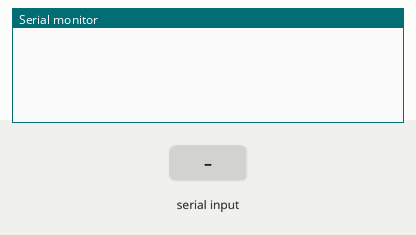
Simulated run of this sketch. Board: Arduino Mega 2560, built with avr-gcc and run on an emulated ATmega2560. On the bench: the last lines printed to the serial monitor. Inputs (shaded band) come from the test bench.

Above: at 1.2 s.
1.3 s: "90,45,200\n" received over Serial
At 3.0 s:
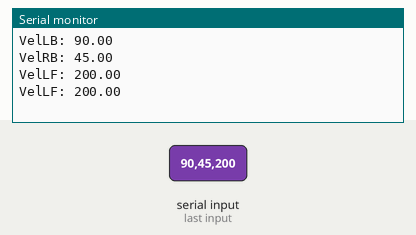
3.5 s: "30,150,10\n" received over Serial
At 5.4 s:
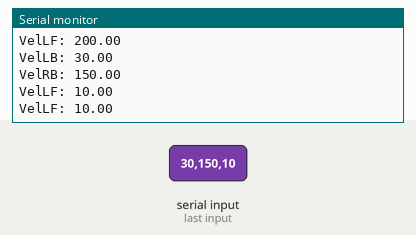

Measured:
- after the input at 1.3 s, the serial monitor: prints a new line after 0.70 s (image 1)
- after the input at 3.5 s, the serial monitor: prints a new line after 0.56 s (image 2)

The sketch:

main_communication.ino
```cpp
//Primeiro deve-se enviar os dados para a rasp:
//   - imu mpu 6050
//   - encoders AS5600
//Depois vamos receber informações para o controle das rodas:
//   - drivers A4988

//#include <Wire.h>
//#include <MPU6050.h>

//const int MPU6050_addr = 0x68; // Endereço I2C do MPU6050

//===drivers===
const int stepLB = 13;
const int stepRB = 12;
const int stepLF = 11;
const int stepRF = 10;

const int dirLB = 33;
const int dirRB = 32;
const int dirLF = 31;
const int dirRF = 30;

#define ENABLE_PIN 4

//===imu===
//MPU6050 imu;

void setup() {
  //===Início da comunicação serial===
  //Wire.begin();
  Serial.begin(115200);
  while (!Serial) {}
//  initializeMPU6050();
}

void loop() {
//  float quaternion[4];
//  float covariance[9];
//
//  readMPU6050Data(quaternion, covariance);
//
//  // Enviar dados para a Raspberry Pi
//  Serial.write((uint8_t *)quaternion, sizeof(quaternion));
//  Serial.write((uint8_t *)covariance, sizeof(covariance));

  //Rotate motors forward
  digitalWrite(dirLB, HIGH); // Set direction
  digitalWrite(dirRB, HIGH);
  digitalWrite(dirLF, HIGH);
  digitalWrite(dirRF, HIGH);

  if(Serial.available() > 0){
    String dados = Serial.readStringUntil('\n');

    // Separe os valores usando a vírgula como delimitador
    float velLB = dados.substring(0, dados.indexOf(',')).toFloat();
    dados.remove(0, dados.indexOf(',') + 1);
    float velRB = dados.substring(0, dados.indexOf(',')).toFloat();
    dados.remove(0, dados.indexOf(',') + 1);
    float velLF = dados.substring(0, dados.indexOf(',')).toFloat();
    dados.remove(0, dados.indexOf(',') + 1);
    float velRF = dados.toFloat();

    // Use os valores float como desejado
    Serial.print("VelLB: "); Serial.println(velLB, 2);
    Serial.print("VelRB: "); Serial.println(velRB, 2);
    Serial.print("VelLF: "); Serial.println(velLF, 2);
    Serial.print("VelLF: "); Serial.println(velRF, 2);

    // Generate PWM signal for motor steps (adjust the delay for speed control)
    for (int i = 0; i < 1000; i++) {
      digitalWrite(stepLB, velLB);
      digitalWrite(stepRB, velLF);
      digitalWrite(stepLF, velRB);
      digitalWrite(stepRF, velRF);
      delayMicroseconds(500); // Adjust the delay for speed control
      digitalWrite(stepLB, LOW);
      digitalWrite(stepRB, LOW);
      digitalWrite(stepLF, LOW);
      digitalWrite(stepRF, LOW);
      delayMicroseconds(500); // Adjust the delay for speed control
    }
        //Use isso apenas ver se o código funciona e depois exclua
        //Serial.println(message);
  }

  delay(1000);  // Aguarda 1 segundo antes de ler os dados novamente
}

//void initializeMPU6050() {
//  Wire.beginTransmission(MPU6050_addr);
//  Wire.write(0x6B); // PWR_MGMT_1 register
//  Wire.write(0);    // Ativa o MPU-6050
//  Wire.endTransmission(true);
//}
//
//void readMPU6050Data(float *quaternion, float *covariance) {
//
//
//  // Skip temperature data
//  Wire.read(); Wire.read();
//
//  gyroscope[0] = Wire.read() << 8 | Wire.read();
//  gyroscope[1] = Wire.read() << 8 | Wire.read();
//  gyroscope[2] = Wire.read() << 8 | Wire.read();
//  // Substitua o código abaixo com sua implementação real
//  for (int i = 0; i < 4; ++i) {
//    quaternion[i] = 0.0;
//  }
//
//  for (int i = 0; i < 9; ++i) {
//    covariance[i] = 0.0;
//  }
//}
```
